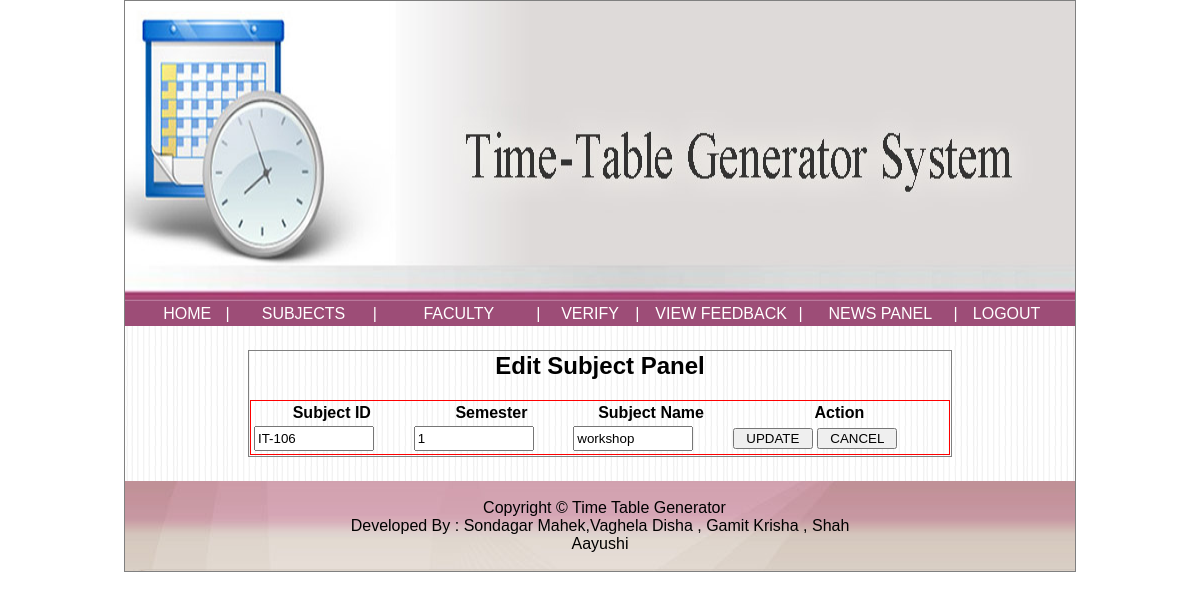
Page /admin/editSubj_it.php?id=IT-106 (signed in) on the earlier database version.
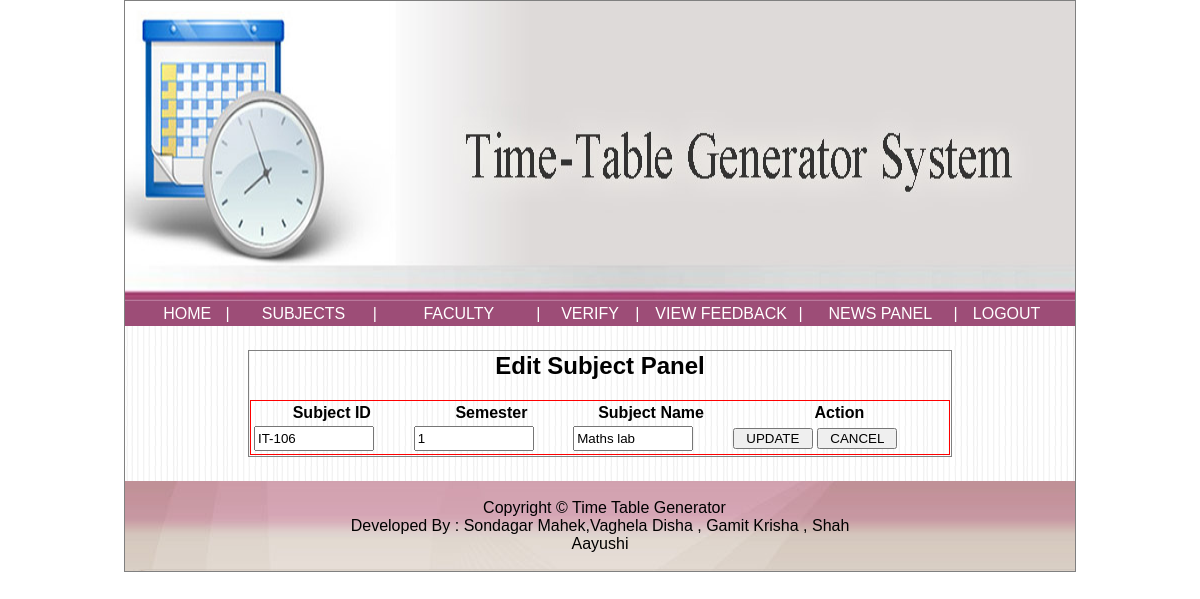
Same page on the later database version.
### tables this page shows
CREATE TABLE `subj_it` (
  `sid` varchar(11) NOT NULL,
  `sname` varchar(80) DEFAULT NULL,
  `sem` varchar(10) DEFAULT NULL
);

### admin/editSubj_it.php (the view, shortened to what this page needs)
<?php
$id = $_GET['id'];
 include("header.html"); ?>
        <div style="width:950px;background-image:url('../images/bg.png');">
	<table>
	<tr>
	<td style="width:125px;">&nbsp;</td>
	<td style="width:700px;">&nbsp;</td>
	<td style="width:125px;">&nbsp;</td>
	</tr>
	<tr>
<form action="" method="post">
	<td style="width:125px;">&nbsp;</td>
	<td style="width:700px;border:1px solid gray;">
	<div style="width:700px;">
		<center><h2> Edit Subject Panel </h2>
	<?php
	include("../config.php");
	$qq = "select * from subj_it where sid='$id'";
	$rr = mysqli_query($con,$qq) or die(mysqli_error());
	$cc = mysqli_num_rows($rr);
	if($cc > 0)
	{
		while($row = mysqli_fetch_array($rr))
		{
			$a = $row['0'];
			$b = $row['2'];
			$c = $row['1'];
		}
	}
	else
	{
		echo "<script>alert('No data to display')</script>";
	}
	?>
	</center>
	<table style="width:700px;border:1px solid red;">
		<tr>
			<th>Subject ID</th>
			<th>Semester</th>
			<th>Subject Name</th>
			<th>Action</th>
		</tr>
		<tr>
			<td> <input type="text" style="width:120px;height:25px;" value="<?php echo $a; ?>" readonly> </td>
			<td> <input type="text" style="width:120px;height:25px;" value="<?php echo $b; ?>" name="t1"> </td>
			<td> <input type="text" style="width:120px;height:25px;" value="<?php echo $c; ?>" name="t2"> </td>
			<td> <input type="submit" style="width:80px;" name="s1" value="UPDATE"> <input type="submit" name="s2" style="width:80px;" value="CANCEL"></td>
		</tr>
	</table>
	</div>
	</td>
	<td style="width:125px;">&nbsp;</td>
</tr>
<tr>
	<td style="width:125px;">&nbsp;</td>
	<td style="width:700px;">&nbsp;</td>
	<td style="width:125px;">&nbsp;</td>
</tr>
</table>
        </div>

Differences in the rows shown:
changed subj_it "IT-106": t2 "workshop" → "Maths lab"
